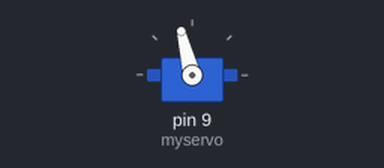
Recording of a sketch running on a simulated Arduino Uno, built with avr-gcc and run on an emulated ATmega328P. Shown: servo. Random numbers use the default seed unless the sketch sets one.

Above: at 0.1 s.
At 7.7 s:
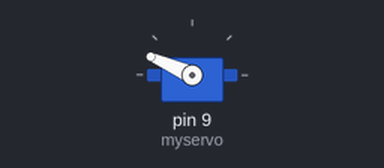
At 18.3 s:
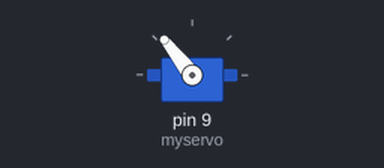
At 36.1 s:
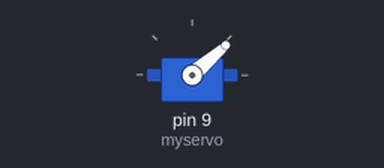
Timing chart, 0 to 40.0 s (numbered marks = the images above):
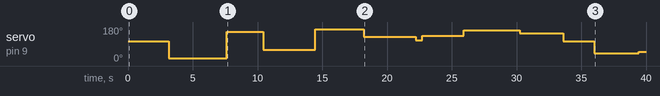

Measured:
- by itself, servo on pin 9 (myservo): 104° → 14° at 3.1 s, → 156° 4.5 s later, → 60° 2.8 s later, → 167° 4.0 s later, … (12 changes in this stretch)

The sketch:

doumao.ino
```cpp
#include <Servo.h>
Servo myservo;
void setup()
{
  myservo.attach(9);
  randomSeed(analogRead(A0));
}
void loop()
{
  myservo.write(random(180));
  delay(random(5000));
}
```
